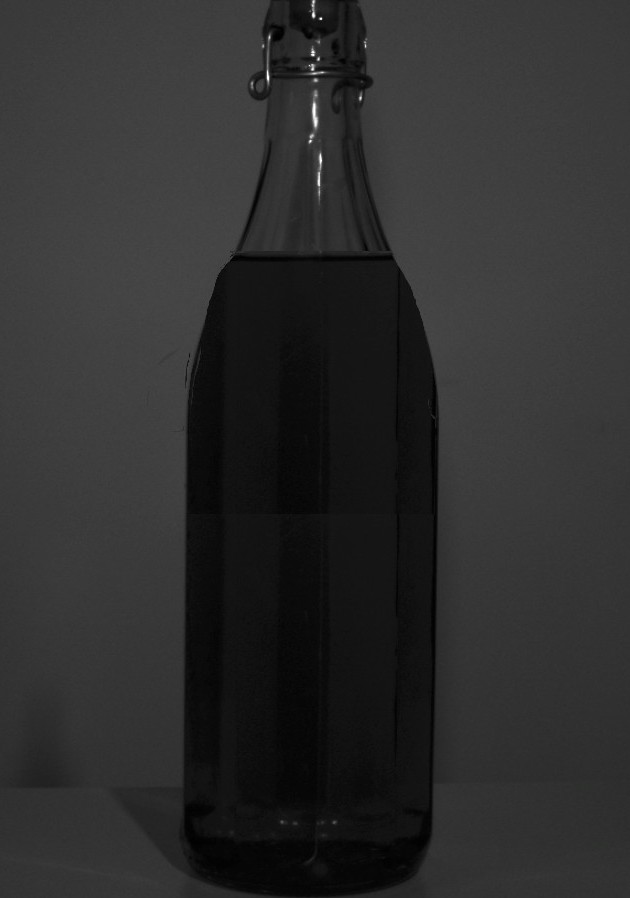
#> input picture Bottle2.png, 630 x 898 px, found by its file name
$ python hydr8SyncProto2.py
#> lines starting #> are read from the running program, lines starting #| are printed output that depends on the picture; after the words box and inside, x2 and y2 are one past the last pixel; in counts of white or black regions, pixels touching at a corner belong together
# Algorithm runs when the liquid content of a water bottle is full.

import cv2
import imutils

bottle2 = cv2.imread("./Water Refill Modiftn/sampleImages/Bottle2.png")
#> bottle2 is the input picture: shape (898, 630, 3); mean B, G, R 45.5, 45.5, 45.5
bottle_test2 = cv2.split(bottle2)[0]
cv2.imshow("Glass Bottle2", bottle_test2)
cv2.waitKey(0)

(T, bottle_threshold) = cv2.threshold(bottle_test2, 32, 255, cv2.THRESH_BINARY_INV)
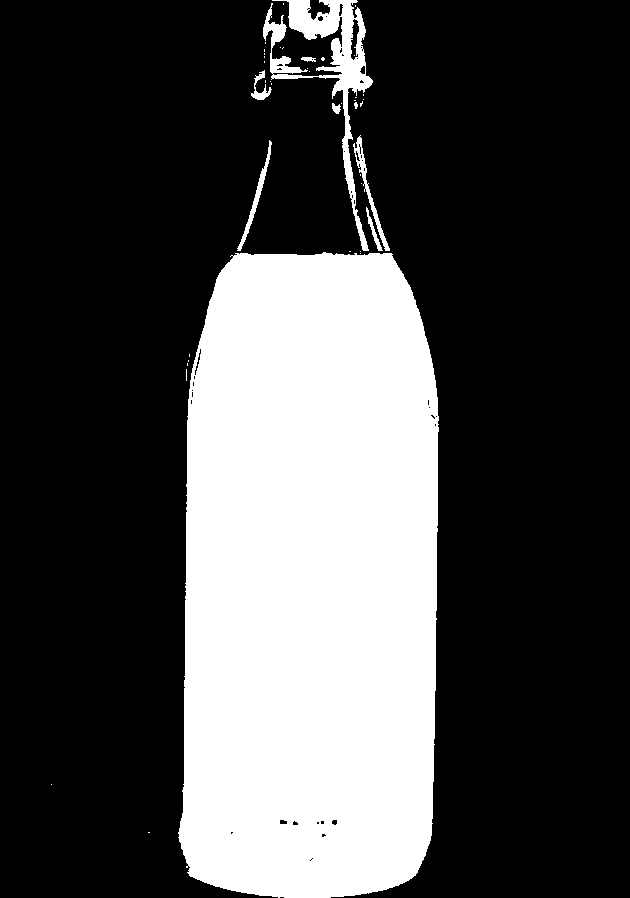
#> bottle_threshold: shape (898, 630); 28.5% white; 42 white regions (33 under 20 px), largest, box (x1, y1, x2, y2) and area: (178, 252, 439, 898) 154071, (263, 0, 373, 251) 5646, (353, 135, 390, 251) 575
cv2.imshow("Bottle2 Threshold 256 mL", bottle_threshold)
cv2.waitKey(0)

liquidContent = cv2.getStructuringElement(cv2.MORPH_RECT, (5, 5))
bottle_open = cv2.morphologyEx(bottle_threshold, cv2.MORPH_OPEN, liquidContent)
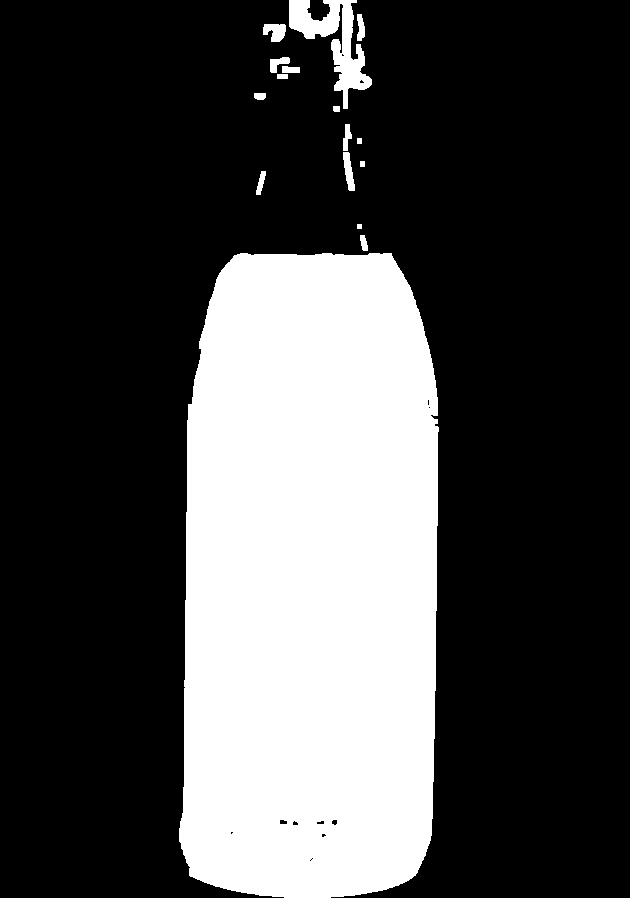
#> bottle_open: shape (898, 630); 28.1% white; 16 white regions
cv2.imshow("Open Bottle", bottle_open)
cv2.waitKey(0)

contours = cv2.findContours(
    bottle_open.copy(), cv2.RETR_EXTERNAL, cv2.CHAIN_APPROX_SIMPLE
)
#> contours = 16 contours, 1 with area under 20; largest, box (x1, y1, x2, y2) and area: (179, 253, 439, 898) 153077, (289, 0, 372, 109) 3005, (263, 24, 286, 42) 268, (343, 152, 355, 191) 232, (270, 57, 290, 73) 148
contours = imutils.grab_contours(contours)
bottle_clone = bottle2.copy()

cv2.drawContours(bottle_clone, contours, -1, (255, 0, 0))
cv2.imshow("All Contours", bottle_clone)
cv2.waitKey(0)

areas = [cv2.contourArea(contour) for contour in contours]
#> areas = [153077, 73, 16, 101, 20, 232, 20, 116, 29.5, 61, 40, 90.5, 148.5, 267.5, 131.5, 3005]
(contours, areas) = zip(*sorted(zip(contours, areas), key=lambda a: a[1]))
#> areas = (16, 20, 20, 29.5, 40, 61, 73, 90.5, 101, 116, 131.5, 148.5, 232, 267.5, 3005, 153077)
# print contour with largest area
bottle_clone = bottle2.copy()
cv2.drawContours(bottle_clone, [contours[-1]], -1, (255, 0, 0), 2)
cv2.imshow("Largest Contour (Liquid Matter)", bottle_clone)
cv2.waitKey(0)

bottle_clone = bottle2.copy()
(x, y, w, h) = cv2.boundingRect(contours[-1])
#> x = 179; y = 253; w = 260; h = 645
liquidWtoHRatio = w / float(h)
#> liquidWtoHRatio = 0.403
if liquidWtoHRatio > 0.4:
    cv2.rectangle(bottle_clone, (x, y), (x + w, y + h), (0, 255, 0), 2)
    cv2.putText(
        bottle_clone,
        "Full",
        (x + 10, y + 20),
        cv2.FONT_HERSHEY_DUPLEX,
        1,
        (0, 255, 0),
        2,
    )
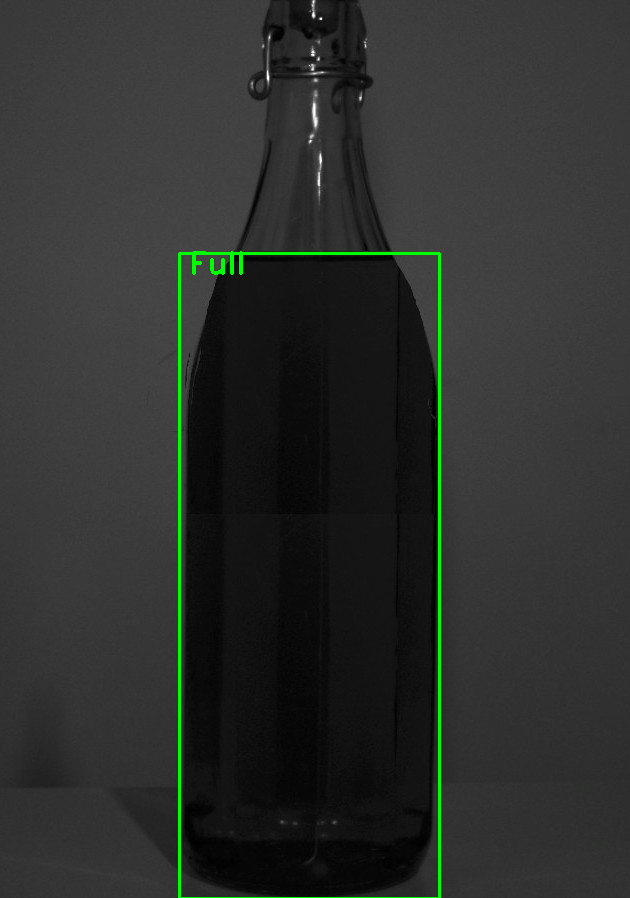
#> bottle_clone: shape (898, 630, 3); mean B, G, R 45, 47.4, 45
else:
    cv2.rectangle(bottle_clone, (x, y), (x + w, y + h), (0, 0, 255), 2)
    cv2.putText(
        bottle_clone,
        "Low",
        (x + 10, y + 20),
        cv2.FONT_HERSHEY_DUPLEX,
        1,
        (0, 0, 255),
        2,
    )
cv2.imshow("Decision", bottle_clone)
cv2.waitKey(0)
